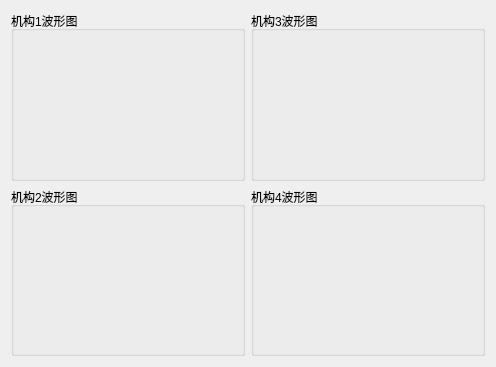
<?xml version="1.0" encoding="UTF-8"?>
<ui version="4.0">
 <class>wavechart</class>
 <widget class="QWidget" name="wavechart">
  <property name="geometry">
   <rect>
    <x>0</x>
    <y>0</y>
    <width>496</width>
    <height>367</height>
   </rect>
  </property>
  <property name="windowTitle">
   <string>Form</string>
  </property>
  <layout class="QHBoxLayout" name="horizontalLayout_3" stretch="8,1">
   <item>
    <layout class="QVBoxLayout" name="verticalLayout">
     <item>
      <layout class="QHBoxLayout" name="horizontalLayout">
       <item>
        <widget class="QGroupBox" name="groupBox">
         <property name="title">
          <string>机构1波形图</string>
         </property>
         <layout class="QGridLayout" name="gridLayout_2">
          <item row="0" column="0">
           <layout class="QGridLayout" name="gridLayout"/>
          </item>
         </layout>
        </widget>
       </item>
       <item>
        <widget class="QGroupBox" name="groupBox_2">
         <property name="title">
          <string>机构3波形图</string>
         </property>
         <layout class="QGridLayout" name="gridLayout_4">
          <item row="0" column="0">
           <layout class="QGridLayout" name="gridLayout_3"/>
          </item>
         </layout>
        </widget>
       </item>
      </layout>
     </item>
     <item>
      <layout class="QHBoxLayout" name="horizontalLayout_2">
       <item>
        <widget class="QGroupBox" name="groupBox_3">
         <property name="title">
          <string>机构2波形图</string>
         </property>
         <layout class="QGridLayout" name="gridLayout_8">
          <item row="0" column="0">
           <layout class="QGridLayout" name="gridLayout_6"/>
          </item>
         </layout>
        </widget>
       </item>
       <item>
        <widget class="QGroupBox" name="groupBox_4">
         <property name="title">
          <string>机构4波形图</string>
         </property>
         <layout class="QGridLayout" name="gridLayout_9">
          <item row="0" column="0">
           <layout class="QGridLayout" name="gridLayout_7"/>
          </item>
         </layout>
        </widget>
       </item>
      </layout>
     </item>
    </layout>
   </item>
   <item>
    <layout class="QGridLayout" name="gridLayout_5"/>
   </item>
  </layout>
 </widget>
 <resources/>
 <connections/>
</ui>
